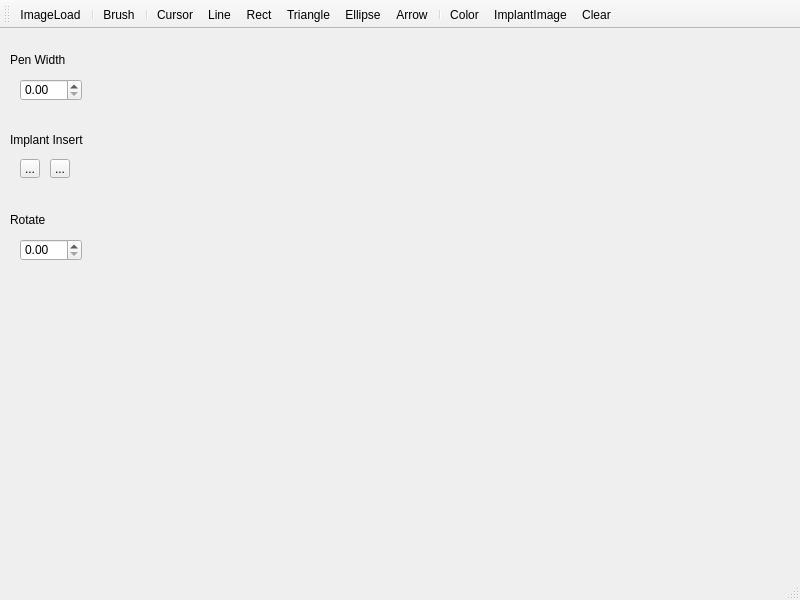
<?xml version="1.0" encoding="UTF-8"?>
<ui version="4.0">
 <class>MainWindow</class>
 <widget class="QMainWindow" name="MainWindow">
  <property name="geometry">
   <rect>
    <x>0</x>
    <y>0</y>
    <width>800</width>
    <height>600</height>
   </rect>
  </property>
  <property name="windowTitle">
   <string>MainWindow</string>
  </property>
  <widget class="QWidget" name="centralwidget">
   <widget class="QWidget" name="verticalLayoutWidget">
    <property name="geometry">
     <rect>
      <x>100</x>
      <y>10</y>
      <width>691</width>
      <height>521</height>
     </rect>
    </property>
    <layout class="QVBoxLayout" name="verticalLayout"/>
   </widget>
   <widget class="QDoubleSpinBox" name="doubleSpinBox">
    <property name="geometry">
     <rect>
      <x>20</x>
      <y>50</y>
      <width>62</width>
      <height>22</height>
     </rect>
    </property>
   </widget>
   <widget class="QLabel" name="label">
    <property name="geometry">
     <rect>
      <x>10</x>
      <y>100</y>
      <width>81</width>
      <height>21</height>
     </rect>
    </property>
    <property name="text">
     <string>Implant Insert</string>
    </property>
   </widget>
   <widget class="QToolButton" name="toolButton">
    <property name="geometry">
     <rect>
      <x>20</x>
      <y>130</y>
      <width>20</width>
      <height>19</height>
     </rect>
    </property>
    <property name="text">
     <string>...</string>
    </property>
   </widget>
   <widget class="QToolButton" name="toolButton_2">
    <property name="geometry">
     <rect>
      <x>50</x>
      <y>130</y>
      <width>20</width>
      <height>19</height>
     </rect>
    </property>
    <property name="text">
     <string>...</string>
    </property>
   </widget>
   <widget class="QLabel" name="label_2">
    <property name="geometry">
     <rect>
      <x>10</x>
      <y>20</y>
      <width>61</width>
      <height>21</height>
     </rect>
    </property>
    <property name="text">
     <string>Pen Width</string>
    </property>
   </widget>
   <widget class="QLabel" name="label_3">
    <property name="geometry">
     <rect>
      <x>10</x>
      <y>180</y>
      <width>61</width>
      <height>21</height>
     </rect>
    </property>
    <property name="text">
     <string>Rotate</string>
    </property>
   </widget>
   <widget class="QDoubleSpinBox" name="RoatedoubleSpinBox">
    <property name="geometry">
     <rect>
      <x>20</x>
      <y>210</y>
      <width>62</width>
      <height>22</height>
     </rect>
    </property>
   </widget>
  </widget>
  <widget class="QMenuBar" name="menubar">
   <property name="geometry">
    <rect>
     <x>0</x>
     <y>0</y>
     <width>800</width>
     <height>17</height>
    </rect>
   </property>
  </widget>
  <widget class="QStatusBar" name="statusbar"/>
  <widget class="QToolBar" name="toolBar">
   <property name="windowTitle">
    <string>toolBar</string>
   </property>
   <attribute name="toolBarArea">
    <enum>TopToolBarArea</enum>
   </attribute>
   <attribute name="toolBarBreak">
    <bool>false</bool>
   </attribute>
   <addaction name="actionImageLoad"/>
   <addaction name="separator"/>
   <addaction name="actionBrush"/>
   <addaction name="separator"/>
   <addaction name="actionCursor"/>
   <addaction name="actionLine"/>
   <addaction name="actionRect"/>
   <addaction name="actionTriangle"/>
   <addaction name="actionEllipse"/>
   <addaction name="actionArrow"/>
   <addaction name="separator"/>
   <addaction name="actionColor"/>
   <addaction name="actionImplantImage"/>
   <addaction name="actionClear"/>
  </widget>
  <action name="actionImageLoad">
   <property name="text">
    <string>ImageLoad</string>
   </property>
  </action>
  <action name="actionBrush">
   <property name="text">
    <string>Brush</string>
   </property>
  </action>
  <action name="actionRect">
   <property name="text">
    <string>Rect</string>
   </property>
  </action>
  <action name="actionColor">
   <property name="text">
    <string>Color</string>
   </property>
  </action>
  <action name="actionEllipse">
   <property name="text">
    <string>Ellipse</string>
   </property>
  </action>
  <action name="actionLine">
   <property name="text">
    <string>Line</string>
   </property>
  </action>
  <action name="actionImplantImage">
   <property name="text">
    <string>ImplantImage</string>
   </property>
  </action>
  <action name="actionClear">
   <property name="text">
    <string>Clear</string>
   </property>
  </action>
  <action name="actionCursor">
   <property name="text">
    <string>Cursor</string>
   </property>
  </action>
  <action name="actionArrow">
   <property name="text">
    <string>Arrow</string>
   </property>
  </action>
  <action name="actionTriangle">
   <property name="text">
    <string>Triangle</string>
   </property>
  </action>
 </widget>
 <resources/>
 <connections/>
</ui>
